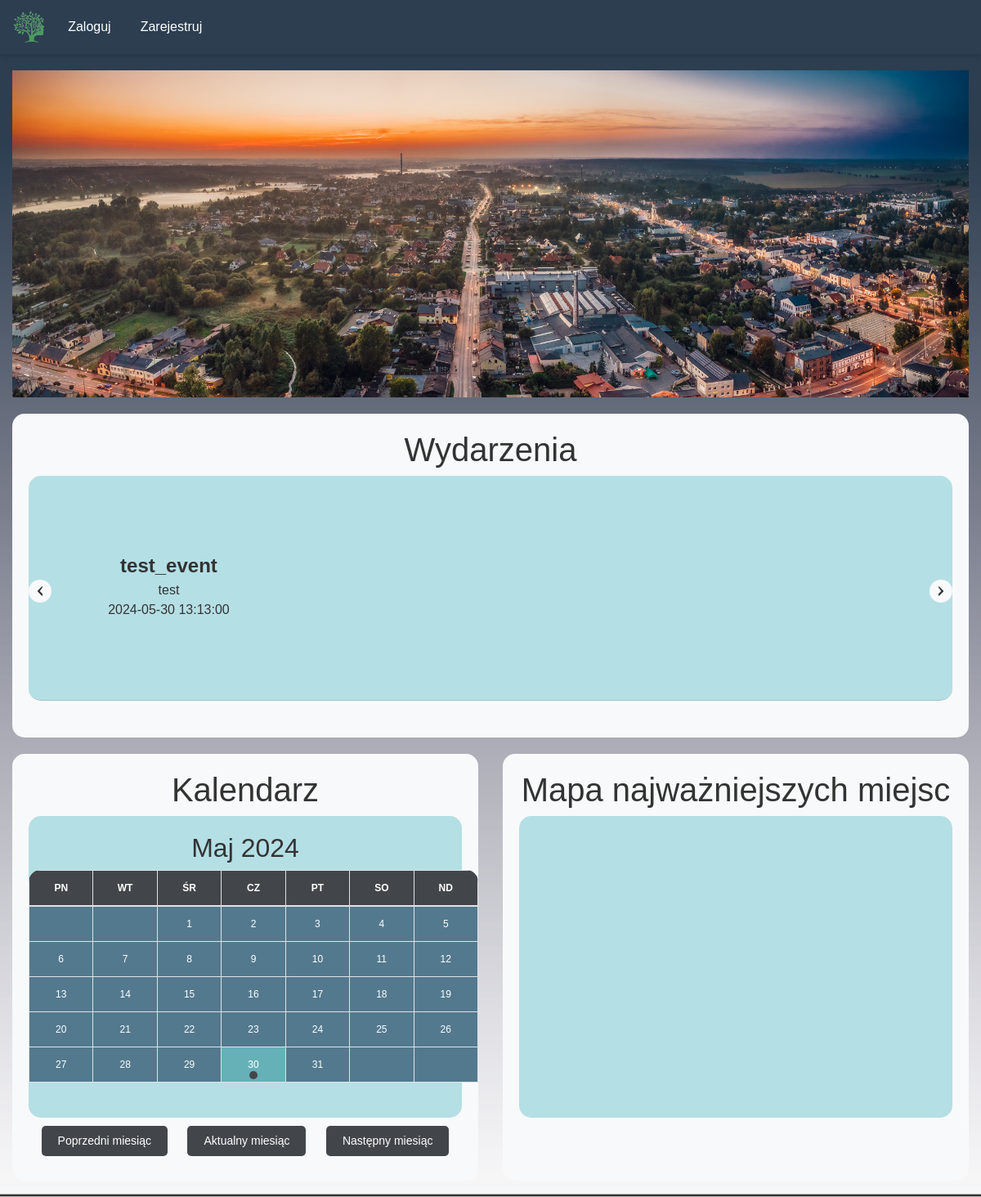
The page / on the database its author committed.
### website/models.py (models this page shows)
class Event(db.Model):
    id = db.Column(db.Integer, primary_key=True)
    data = db.Column(db.String(10000))
    date = db.Column(db.DateTime(timezone=True), default=func.now())
    place = db.Column(db.String(150))
    name = db.Column(db.String(150))
    status = db.Column(db.String(50), default='pending')
    user_id = db.Column(db.Integer, db.ForeignKey('user.id'))

### website/views.py (the view, shortened to what this page needs)
@views.route('/', methods=['GET', 'POST'])
def home():
    today = date.today()
    today_year = today.year
    today_month = today.month
    year = today_year
    month = today_month
    prev_month = month - 1
    next_month = month + 1
    prev_year = year
    next_year = year
    if prev_month == 0:
        prev_month = 12
        prev_year -= 1
    if next_month == 13:
        next_month = 1
        next_year += 1
    month_events = get_month_events(year, month)
    accepted_month_events = [event for event in month_events if event.status == 'accepted']
    weeks = generate_calendar(year, month, accepted_month_events)
    accepted_events = Event.query.filter_by(status='accepted').all()
    markers = MapMarker.query.all()  # Pobieramy wszystkie znaczniki z bazy danych
    current_month_name = polish_month_names[month]
    return render_template("home.html", calendar=weeks, current_month=current_month_name, current_year=year,
                           today_month=today_month, today_year=today_year,
                           prev_month=prev_month, prev_year=prev_year,
                           next_month=next_month, next_year=next_year,
                           user=current_user, accepted_events=accepted_events, markers=markers)

### website/views.py (called while the page is built)
def get_month_events(year, month):
    start_date = date(year, month, 1)
    end_date = date(year, month, calendar.monthrange(year, month)[1])
    month_events = Event.query.filter(Event.date.between(start_date, end_date)).all()
    return month_events

def generate_calendar(year, month, month_events):
    cal = calendar.monthcalendar(year, month)
    weeks = []
    for week in cal:
        current_week = []
        for day in week:
            events_for_day = [event for event in month_events if event.date.day == day]
            current_week.append((day, events_for_day))
        weeks.append(current_week)
    return weeks

### website/templates/home.html (shortened to what this page needs)
{% extends "base.html" %}
{% block content %}
<div class="banner"></div>
<div class="row" style="margin-right: 0;margin-left: 0;">
    <div class="col-md-12">
        <h1>Wydarzenia</h1>
        <div class="events-wrapper" style="position: relative; height: 300px;">
            <ul class="list-group list-group-flush" id="Events">
                {% for event in accepted_events %}
                <li class="list-group-item event-item">
                    <div class="event-details">
                        <strong class="event-name">{{ event.name }}</strong><br>
                        <div class="event-description">
                            {{ event.data }}<br>
                            {{ event.date }}<br>
                        </div>
                    </div>
                    <div class="mapa" id="map-{{ event.id }}"></div>
                </li>
                {% endfor %}
            </ul>
            <div class="left-arrow" style="position: absolute; top: 47%; transform: translateY(-50%); left: 0; cursor: pointer;">
                <svg xmlns="http://www.w3.org/2000/svg" width="32" height="32" fill="currentColor" class="bi bi-chevron-left" viewBox="0 0 16 16">
                    <path fill-rule="evenodd" d="M10.354 12.354a.5.5 0 0 1-.708 0l-4-4a.5.5 0 0 1 0-.708l4-4a.5.5 0 1 1 .708.708L7.707 8l2.647 2.646a.5.5 0 0 1 0 .708z"/>
                </svg>
            </div>
            <div class="right-arrow" style="position: absolute; top: 47%; transform: translateY(-50%); right: 0; cursor: pointer;">
                <svg xmlns="http://www.w3.org/2000/svg" width="32" height="32" fill="currentColor" class="bi bi-chevron-right" viewBox="0 0 16 16">
                    <path fill-rule="evenodd" d="M5.646 12.354a.5.5 0 0 0 .708 0l4-4a.5.5 0 0 0 0-.708l-4-4a.5.5 0 0 0-.708.708L8.293 8 5.646 10.646a.5.5 0 0 0 0 .708z"/>
                </svg>
            </div>
        </div>
    </div>
</div>
<div class="row">
    <div class="col-md-6">
        {% include 'calendar_home.html' %}
    </div>
    <div class="col-md-6">
        {% include 'maps_home.html' %}
    </div>
</div>
{% endblock %}

### website/templates/maps_home.html (style rules this page uses)
body { font-family: Arial, sans-serif; margin: 0; padding: 0; }

### rows shown on the page
Event: name "test_event", data "test", date "2024-05-30 13:13:00"

### other values the page prints
{{ current_month }} "Maj"
{{ current_year }} "2024"
{{ day }} "1" "2" "3" "4" "5" "6" "7" "8" "9" "10" "11" "12" "13" "14" "15" "16" "17" "18" "19" "20" "21" "22" "23" "24" "25" "26" "27" "28" "29" "30" "31"
